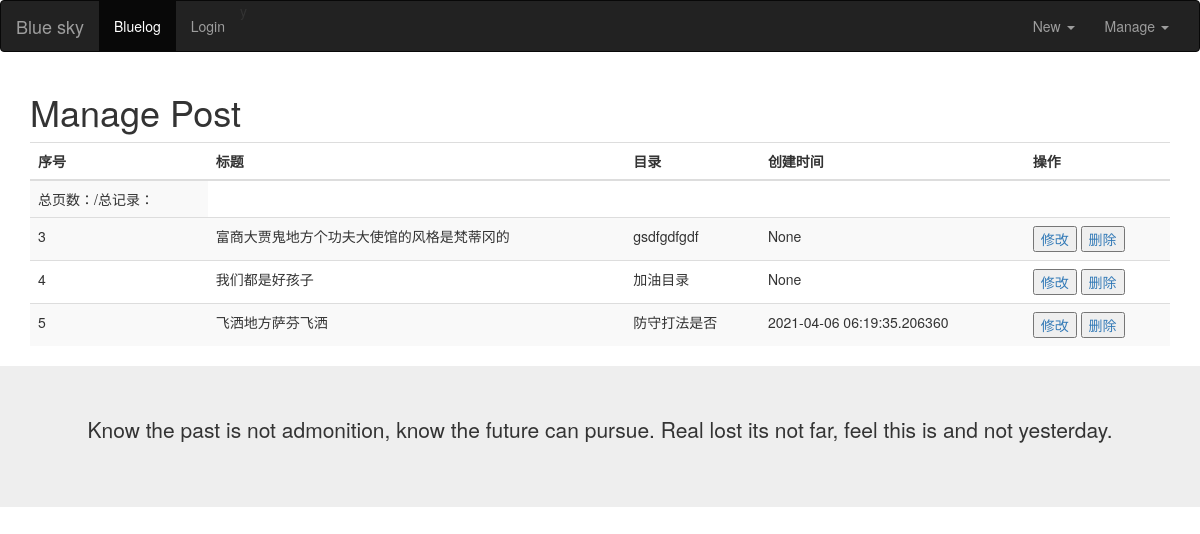
The app's page /admin/managepost, older data.
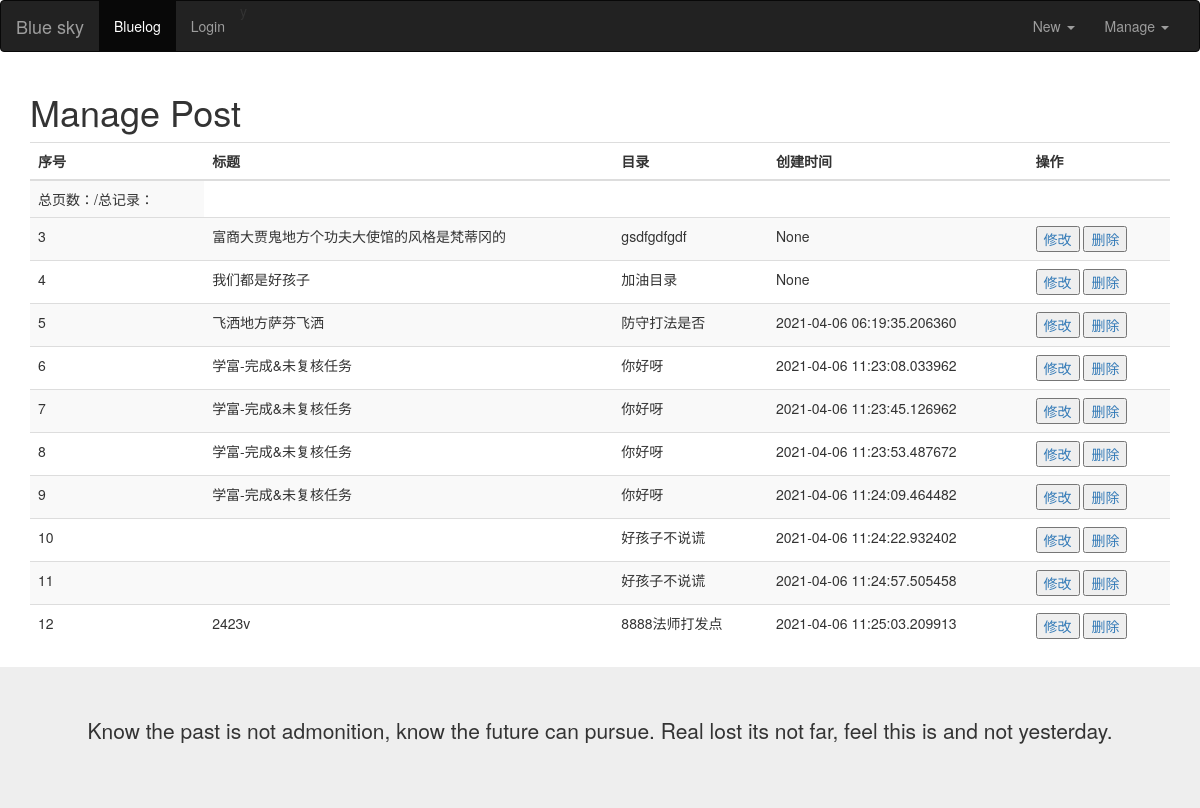
The same page, newer data.
### models.py (models this page shows)
class Post(db.Model):
    id = db.Column(db.Integer, primary_key=True)
    title = db.Column(db.String(20), index=True)
    category = db.Column(db.String(20))
    body = db.Column(db.Text)
    timestamp = db.Column(db.DateTime, default=datetime.utcnow, index=True)

### views/blogs/admin.py (the view)
@admin_app.route('/managepost', methods=['get', 'post'])
def managePost():
    blog_posts = Post.query.all()
    return render_template('admin/manage_post.html', blog_posts=blog_posts)

### templates/admin/manage_post.html (shortened to what this page needs)
{% extends 'blog_base.html' %}
{% block content %}
<h1>Manage Post</h1>
<div class="row">
    <div class="col-sm-12">
        <table class="table table-striped">
            <tr>
                <td>总页数：{{ pages }}/总记录：{{ total }}</td>
            </tr>
          <thead>
            <tr>
                <th>序号</th>
                <th>标题</th>
                <th>目录</th>
                <th>创建时间</th>
                <th>操作</th>
            </tr>
          </thead>
          <tbody>
            {% for blog_post in blog_posts %}
            <tr>
                <td>{{ blog_post.id}}</td>
                <td>{{ blog_post.title}}</td>
                <td>{{ blog_post.category}}</td>
                <td>{{ blog_post.timestamp }}</td>
                <td>
                    <a href="{{ url_for("admin_app.editPost", post_id=blog_post.id) }}"><button type="button">修改</button></a>
                    <a href="{{ url_for("admin_app.deletePost", post_id=blog_post.id) }}"><button type="button">删除</button></a>
                </td>
            </tr>
            {% endfor %}
          </tbody>
        </table>
    </div>
</div>
{% endblock %}

### templates/blog_base.html (shortened to what this page needs)
<!DOCTYPE html>
<html>
<head>
	<link rel="stylesheet" href="https://cdn.staticfile.org/twitter-bootstrap/3.3.7/css/bootstrap.min.css">
</head>
<body>
<nav class="navbar navbar-inverse">
  <div class="container-fluid">
    <div class="navbar-header">
      <a class="navbar-brand" href="{{ url_for("index") }}">Blue sky</a>
    </div>
    <div class="collapse navbar-collapse" id="myNavbar">
      <ul class="nav navbar-nav">
        <li class="active"><a href="{{ url_for("blog_app.blogList") }}">Bluelog</a></li>
        <li><a href="{{ url_for("auth_app.blog_register") }}">Login</a></li>
      </ul>
      <ul class="nav navbar-nav navbar-right">
          <li class="dropdown">
            <a href="#" class="dropdown-toggle" data-toggle="dropdown">
                Manage <b class="caret"></b>
            </a>
        </li>
      </ul>y
       <ul class="nav navbar-nav navbar-right">
          <li class="dropdown">
            <a href="#" class="dropdown-toggle" data-toggle="dropdown">
                New <b class="caret"></b>
            </a>
        </li>
      </ul>
    </div>
  </div>
</nav>
<div class="container">
    {% block content %}
    {% endblock %}
</div>
<div class="jumbotron text-center" style="margin-bottom:0">
  <p>
      Know the past is not admonition, know the future can pursue.
      Real lost its not far, feel this is and not yesterday.
  </p>
</div>
</body>
</html>

Row changes from the older to the newer data that the page shows:
added Post: id "6", title "学富-完成&未复核任务", category "你好呀", timestamp "2021-04-06 11:23:08.033962"
added Post: id "7", title "学富-完成&未复核任务", category "你好呀", timestamp "2021-04-06 11:23:45.126962"
added Post: id "8", title "学富-完成&未复核任务", category "你好呀", timestamp "2021-04-06 11:23:53.487672"
added Post: id "9", title "学富-完成&未复核任务", category "你好呀", timestamp "2021-04-06 11:24:09.464482"
added Post: id "10", category "好孩子不说谎", timestamp "2021-04-06 11:24:22.932402"
added Post: id "11", category "好孩子不说谎", timestamp "2021-04-06 11:24:57.505458"
added Post: id "12", title "2423v", category "8888法师打发点", timestamp "2021-04-06 11:25:03.209913"
